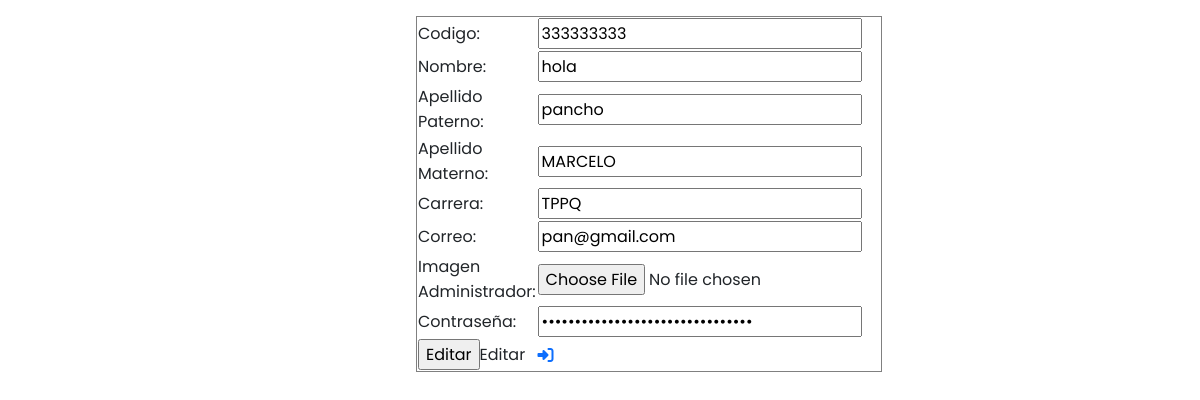
Screenshot of /Poli-Informa-1.1/Administrador/RegistroAlumnos/AluEditar.php?id=7 with the database file from the repository.
### tables this page shows
CREATE TABLE IF NOT EXISTS `registroalu` (
  `id` int NOT NULL AUTO_INCREMENT,
  `CodeAlu` int NOT NULL,
  `AluNom` varchar(50) NOT NULL,
  `AluApellidoP` varchar(50) NOT NULL,
  `AluApellidoM` varchar(50) NOT NULL,
  `AluCarrera` varchar(200) NOT NULL,
  `AluCorreo` varchar(100) NOT NULL,
  `AluImage` varchar(100) NOT NULL,
  `AluPassword` varchar(100) NOT NULL,
  `recovery_token` varchar(255) DEFAULT NULL,
  `token_expiration` datetime DEFAULT NULL,
  `esVendedor` tinyint NOT NULL DEFAULT '0',
  PRIMARY KEY (`id`)
);

### Poli-Informa-1.1/Administrador/RegistroAlumnos/AluEditar.php (the view, shortened to what this page needs)
<?php
require 'ConexFuncion.php';
$id = $_GET["id"];
$user = mysqli_fetch_assoc(mysqli_query($conexion, "SELECT * FROM registroalu WHERE id = $id"));
?>
<html>
<head>
    <link rel="stylesheet" href="css/AdEditar.css">
    <link href="https://cdn.jsdelivr.net/npm/bootstrap@5.3.3/dist/css/bootstrap.min.css" rel="stylesheet">
</head>
<body>
    <form class="col-4 p-3 m-auto" action="ConexFuncion.php" method="post" enctype="multipart/form-data">
        <table border="1">
            <tr>
                <td>Codigo:</td>
                <td><input type="text" maxlength="9" minlength="9" name="CodeAlu" placeholder="123456789" value ="<?php echo $user["CodeAlu"]; ?>" id="soloNumeros" oninput="vaslidarLonCo(this)" required></td>
            </tr>
            <tr>
                <td>Nombre:</td>
                <td><input type="text" maxlength="15" name="AluNom" placeholder="Anonimo" value ="<?php echo $user["AluNom"]; ?>" onkeypress="validarInput(event)" required></td>
            </tr>
            <tr>
                <td>Apellido Paterno:</td>
                <td><input type="text" maxlength="15" name="AluApellidoP" placeholder="Anonimato" value ="<?php echo $user["AluApellidoP"]; ?>" onkeypress="validarInput(event)" required></td>
            </tr>
            <tr>
                <td>Apellido Materno:</td>
                <td><input type="text" maxlength="15" name="AluApellidoM" placeholder="Anonimatario" value ="<?php echo $user["AluApellidoM"]; ?>" onkeypress="validarInput(event)" required></td>
            </tr>
            <tr>
                <td>Carrera:</td>
                <td><input type="text" maxlength="7" name="AluCarrera" placeholder="TPSI" value ="<?php echo $user["AluCarrera"]; ?>" required></td>
            </tr>
            <tr>
                <td>Correo:</td>
                <td><input type="email" name="AluCorreo" placeholder="anonimato@gmail.com" value ="<?php echo $user["AluCorreo"]; ?>" required></td>
            </tr>
            <tr>
                <td>Imagen Administrador:</td>
                <td><input type="file" name="file" required></td>
            </tr>
            <tr>
                <td>Contraseña:</td>
                <td><input type="password" name="AluPassword" id="password" placeholder="Anonimato123" value ="<?php echo $user["AluPassword"]; ?>" onblur="validarPassword()" required></td>
            </tr>
            <tr>
                <td><input type="submit" name="submit" value="Editar" >Editar</td>
                <td><a href="AluControlR.php"><i class="fa-solid fa-right-to-bracket"></i></a></td>
            </tr>
        </table>
    </form>
    <br>
</body>
</html>

### Poli-Informa-1.1/Administrador/RegistroAdministradores/css/AdEditar.css (style rules this page uses)
* { font-family: 'Poppins'; }

### rows the page displays
registroalu: CodeAlu "333333333", AluNom "hola", AluApellidoP "pancho", AluApellidoM "MARCELO", AluCarrera "TPPQ", AluCorreo "pan@gmail.com"
